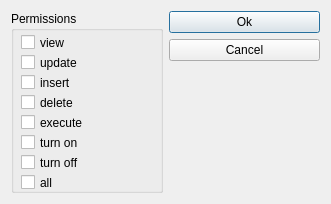
<ui version="4.0" >
 <class>dEditPermissions</class>
 <widget class="QDialog" name="dEditPermissions" >
  <property name="geometry" >
   <rect>
    <x>0</x>
    <y>0</y>
    <width>331</width>
    <height>204</height>
   </rect>
  </property>
  <property name="windowTitle" >
   <string>Edit permissions</string>
  </property>
  <layout class="QGridLayout" >
   <item rowspan="2" row="0" column="0" >
    <widget class="Q3ButtonGroup" name="buttonGroup1" >
     <property name="sizePolicy" >
      <sizepolicy vsizetype="Preferred" hsizetype="Preferred" >
       <horstretch>0</horstretch>
       <verstretch>0</verstretch>
      </sizepolicy>
     </property>
     <property name="title" >
      <string>Permissions</string>
     </property>
     <widget class="QCheckBox" name="checkBox7" >
      <property name="geometry" >
       <rect>
        <x>10</x>
        <y>140</y>
        <width>84</width>
        <height>23</height>
       </rect>
      </property>
      <property name="text" >
       <string>turn off</string>
      </property>
     </widget>
     <widget class="QCheckBox" name="checkBoxAll" >
      <property name="geometry" >
       <rect>
        <x>10</x>
        <y>160</y>
        <width>84</width>
        <height>23</height>
       </rect>
      </property>
      <property name="text" >
       <string>all</string>
      </property>
     </widget>
     <widget class="QCheckBox" name="checkBox1" >
      <property name="geometry" >
       <rect>
        <x>10</x>
        <y>20</y>
        <width>73</width>
        <height>23</height>
       </rect>
      </property>
      <property name="text" >
       <string>view</string>
      </property>
     </widget>
     <widget class="QCheckBox" name="checkBox2" >
      <property name="geometry" >
       <rect>
        <x>10</x>
        <y>40</y>
        <width>73</width>
        <height>23</height>
       </rect>
      </property>
      <property name="text" >
       <string>update</string>
      </property>
     </widget>
     <widget class="QCheckBox" name="checkBox3" >
      <property name="geometry" >
       <rect>
        <x>10</x>
        <y>60</y>
        <width>73</width>
        <height>23</height>
       </rect>
      </property>
      <property name="text" >
       <string>insert</string>
      </property>
     </widget>
     <widget class="QCheckBox" name="checkBox4" >
      <property name="geometry" >
       <rect>
        <x>10</x>
        <y>80</y>
        <width>73</width>
        <height>23</height>
       </rect>
      </property>
      <property name="text" >
       <string>delete</string>
      </property>
     </widget>
     <widget class="QCheckBox" name="checkBox5" >
      <property name="geometry" >
       <rect>
        <x>10</x>
        <y>100</y>
        <width>73</width>
        <height>23</height>
       </rect>
      </property>
      <property name="text" >
       <string>execute</string>
      </property>
     </widget>
     <widget class="QCheckBox" name="checkBox6" >
      <property name="geometry" >
       <rect>
        <x>10</x>
        <y>120</y>
        <width>73</width>
        <height>23</height>
       </rect>
      </property>
      <property name="text" >
       <string>turn on</string>
      </property>
     </widget>
    </widget>
   </item>
   <item row="0" column="1" >
    <layout class="QVBoxLayout" >
     <item>
      <widget class="QPushButton" name="pushButton1" >
       <property name="text" >
        <string>Ok</string>
       </property>
      </widget>
     </item>
     <item>
      <widget class="QPushButton" name="pushButton2" >
       <property name="text" >
        <string>Cancel</string>
       </property>
      </widget>
     </item>
    </layout>
   </item>
   <item row="1" column="1" >
    <spacer>
     <property name="orientation" >
      <enum>Qt::Vertical</enum>
     </property>
     <property name="sizeType" >
      <enum>QSizePolicy::Expanding</enum>
     </property>
     <property name="sizeHint" >
      <size>
       <width>51</width>
       <height>114</height>
      </size>
     </property>
    </spacer>
   </item>
  </layout>
 </widget>
 <layoutdefault spacing="6" margin="11" />
 <pixmapfunction>qPixmapFromMimeSource</pixmapfunction>
 <customwidgets>
  <customwidget>
   <class>Q3ButtonGroup</class>
   <extends>QGroupBox</extends>
   <header>Qt3Support/Q3ButtonGroup</header>
   <container>1</container>
  </customwidget>
 </customwidgets>
 <includes>
  <include location="local" >acfg.h</include>
  <include location="global" >qmap.h</include>
 </includes>
 <resources/>
 <connections>
  <connection>
   <sender>pushButton1</sender>
   <signal>clicked()</signal>
   <receiver>dEditPermissions</receiver>
   <slot>accept()</slot>
   <hints>
    <hint type="sourcelabel" >
     <x>190</x>
     <y>30</y>
    </hint>
    <hint type="destinationlabel" >
     <x>20</x>
     <y>20</y>
    </hint>
   </hints>
  </connection>
  <connection>
   <sender>pushButton2</sender>
   <signal>clicked()</signal>
   <receiver>dEditPermissions</receiver>
   <slot>reject()</slot>
   <hints>
    <hint type="sourcelabel" >
     <x>190</x>
     <y>67</y>
    </hint>
    <hint type="destinationlabel" >
     <x>20</x>
     <y>20</y>
    </hint>
   </hints>
  </connection>
 </connections>
</ui>
